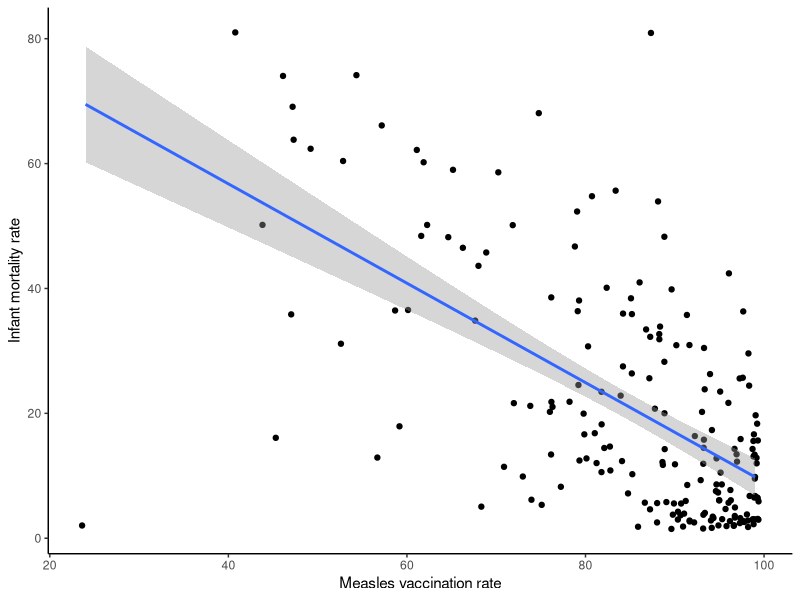
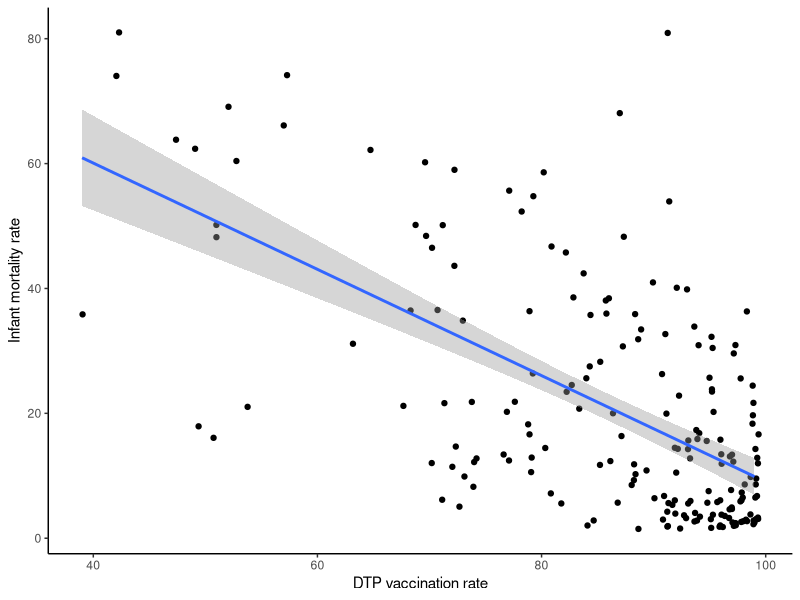
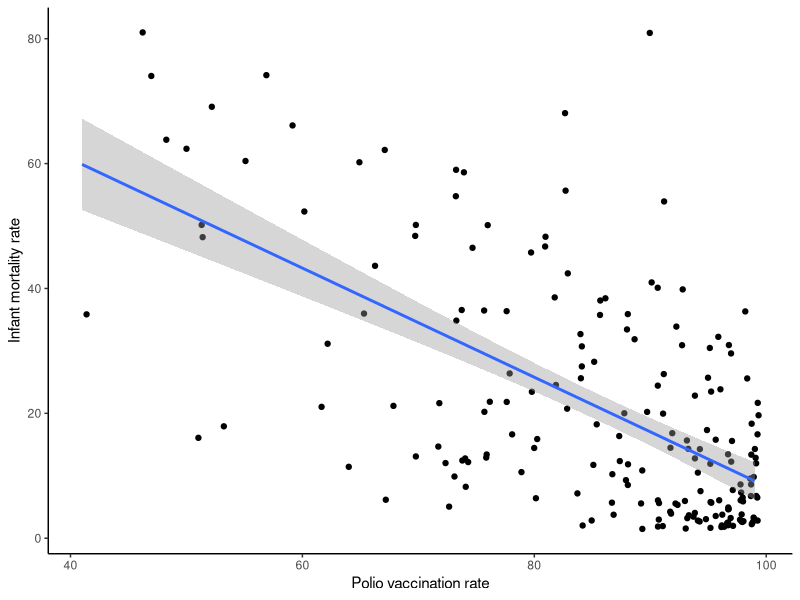
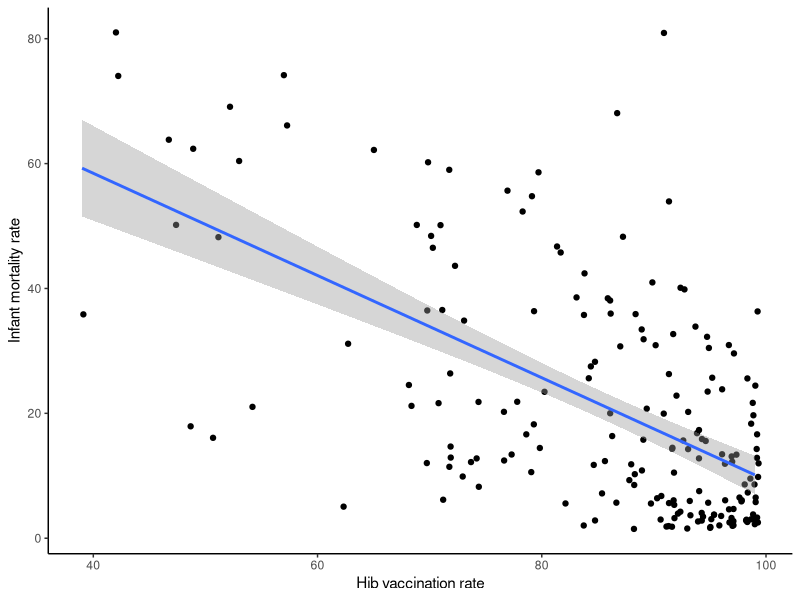
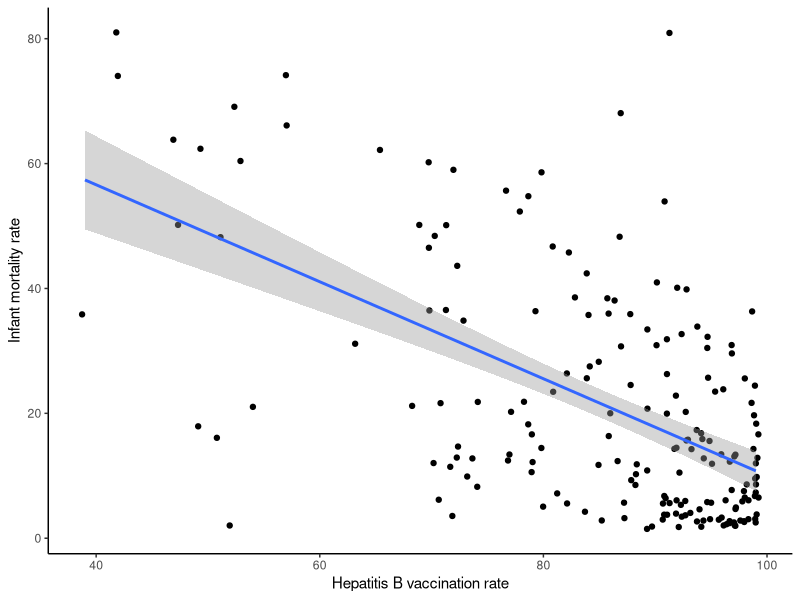
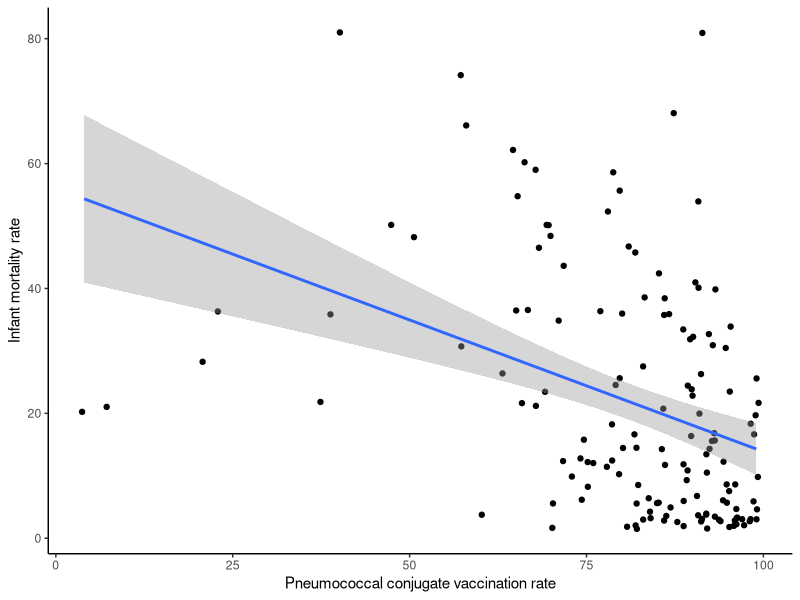
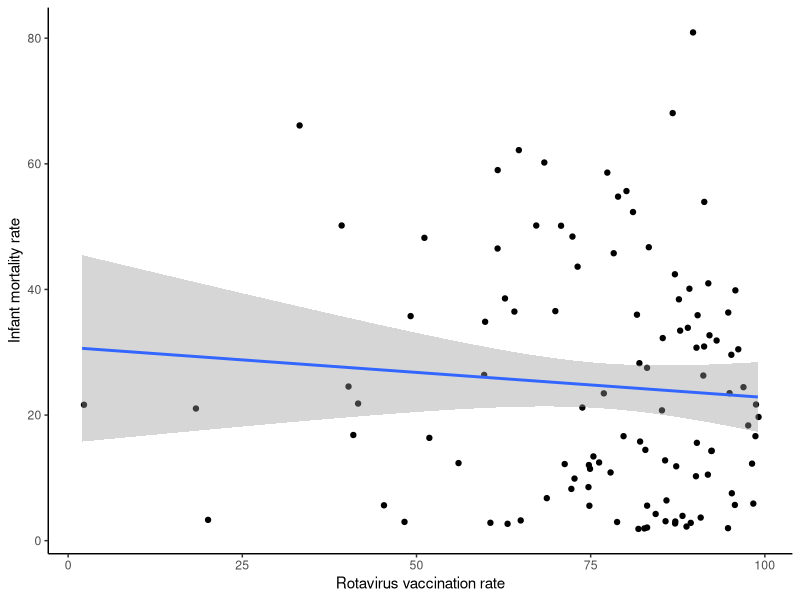
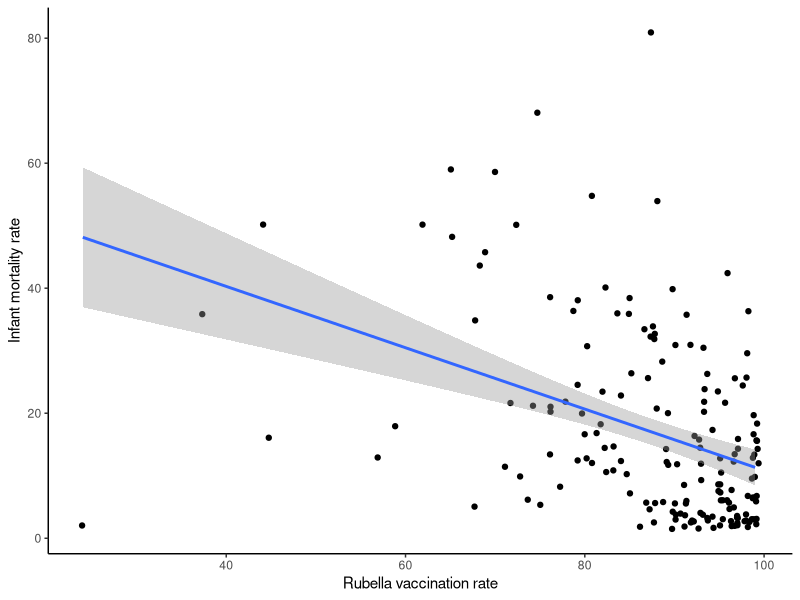

Recreate these plots in R, in order.
library(tidyverse)
library(cowplot)

df = read_tsv("../data/Unicef_vaccination_doses_2019.txt")

# this includes several rows that are about continents like 'Africa' or other stuff like "Australia and New Zealand"
#and I'm ONLY interested in the country stuff

non_countries = c("Africa", "Americas", "Australia and New Zealand", "Central Asia", "Central and Southern Asia",
                 "East Asia and Pacific", "Eastern Asia", "Eastern Europe and Central Asia",
                 "Eastern Mediterranean", "Eastern and South-Eastern Asia", "Eastern and Southern Africa", "Europe",
                 "Europe and Central Asia", "Europe and Northern America", "Landlocked developing countries (LLDCs)",
                 "Latin America & the Caribbean", "Latin America and Caribbean", "Least developed countries (LDCs)",
                 "Middle East and North Africa", "North America", "Northern Africa", "Northern Africa and Western Asia",
                 "Oceania", "Oceania excluding Australia and New Zealand", "Small Island Developing States (SIDS)",
                 "South Asia", "South-Eastern Asia", "Southeast Asia", "Southern Asia",
                 "UNICEF reporting regions - Global", "West and Central Africa", "Western Asia", "Western Europe",
                 "Western Pacific", "World", "World Bank (high income)", "World Bank (low income)",
                 "World Bank (lower middle income)", "World Bank (upper middle income)",
                 "World Health Organisation regions - Global", "sub-Saharan Africa")

# select for infant mortality data 
IMR_df = df %>% filter(Indicator == "Infant mortality rate" & Sex == "Total") 
# remove non-countries 
for (i in 1:length(non_countries)) {
  area = non_countries[i]
  IMR_df = IMR_df[IMR_df$`Geographic area` != area,]
}

#select for child mortality data 
CMR_df = df %>% filter(Indicator == "Child mortality rate (aged 1-4 years)" & Sex == "Total")
for (i in 1:length(non_countries)) {
  area = non_countries[i]
  CMR_df = CMR_df[CMR_df$`Geographic area` != area,]
}

# MMR 
mmr_str = "Percentage of surviving infants who received the first dose of measles-containing vaccine"
mmr_df = df %>% filter(Indicator == mmr_str)
for (i in 1:length(non_countries)) {
  area = non_countries[i]
  mmr_df = mmr_df[mmr_df$`Geographic area` != area,]
}

# DTP
dtp_str = "Percentage of surviving infants who received the third dose of DTP-containing vaccine"
dtp_df = df %>% filter(Indicator == dtp_str)
for (i in 1:length(non_countries)) {
  area = non_countries[i]
  dtp_df = dtp_df[dtp_df$`Geographic area` != area,]
}

# Polio
polio_str = "Percentage of surviving infants who received the third dose of inactivated polio-containing vaccine"
polio_df = df %>% filter(Indicator == polio_str)
for (i in 1:length(non_countries)) {
  area = non_countries[i]
  polio_df = polio_df[polio_df$`Geographic area` != area,]
}

# HIB
hib_str = "Percentage of surviving infants who received the third dose of Hib-containing vaccine"
hib_df = df %>% filter(Indicator == hib_str)
for (i in 1:length(non_countries)) {
  area = non_countries[i]
  hib_df = hib_df[hib_df$`Geographic area` != area,]
}

# HEP B
hepb_str = "Percentage of surviving infants who received the third dose of hep B-containing vaccine"
hepb_df = df %>% filter(Indicator == hepb_str)
for (i in 1:length(non_countries)) {
  area = non_countries[i]
  hepb_df = hepb_df[hepb_df$`Geographic area` != area,]
}

# PCV 
pcv_str = "Percentage of surviving infants who received the third dose of pneumococcal conjugate-containing vaccine (PCV)"
pcv_df = df %>% filter(Indicator == pcv_str)
for (i in 1:length(non_countries)) {
  area = non_countries[i]
  pcv_df = pcv_df[pcv_df$`Geographic area` != area,]
}

# Rotavirus 
rota_str = "Percentage of surviving infants who received the last dose of rotavirus-containing vaccine (2nd or 3rd dose depending on vaccine used)"
rota_df = df %>% filter(Indicator == rota_str)
for (i in 1:length(non_countries)) {
  area = non_countries[i]
  rota_df = rota_df[rota_df$`Geographic area` != area,]
}

# TB 
tb_str = "Percentage of live births who received bacille Calmette-Guerin (vaccine against tuberculosis)"
tb_df = df %>% filter(Indicator == tb_str)
for (i in 1:length(non_countries)) {
  area = non_countries[i]
  tb_df = tb_df[tb_df$`Geographic area` != area,]
}

# Rubella
rubella_str = "Percentage of surviving infants who received the first dose of rubella-containing vaccine"
rubella_df = df %>% filter(Indicator == rubella_str)
for (i in 1:length(non_countries)) {
  area = non_countries[i]
  rubella_df = rubella_df[rubella_df$`Geographic area` != area,]
}


# Downsample and rename 
imr_slim = IMR_df %>% select(`Geographic area`, OBS_VALUE)
imr_slim = imr_slim %>% rename("IMR" = OBS_VALUE)

mmr_slim = mmr_df %>% select(`Geographic area`, OBS_VALUE)
mmr_slim = mmr_slim %>% rename("measles" = OBS_VALUE)

dtp_slim = dtp_df %>% select(`Geographic area`, OBS_VALUE)
dtp_slim = dtp_slim %>% rename("dtp" = OBS_VALUE)

polio_slim = polio_df %>% select(`Geographic area`, OBS_VALUE)
polio_slim = polio_slim %>% rename("polio" = OBS_VALUE)

hib_slim = hib_df %>% select(`Geographic area`, OBS_VALUE) 
hib_slim = hib_slim %>% rename("hib" = OBS_VALUE)

hepb_slim = hepb_df %>% select(`Geographic area`, OBS_VALUE) 
hepb_slim = hepb_slim %>% rename("hepb" = OBS_VALUE)

pcv_slim = pcv_df %>% select(`Geographic area`, OBS_VALUE)
pcv_slim = pcv_slim %>% rename("pcv" = OBS_VALUE)

rota_slim = rota_df %>% select(`Geographic area`, OBS_VALUE)
rota_slim = rota_slim %>% rename("rotavirus" = OBS_VALUE)

rubella_slim = rubella_df %>% select(`Geographic area`, OBS_VALUE)
rubella_slim = rubella_slim %>% rename("rubella" = OBS_VALUE)

tb_slim = tb_df %>% select(`Geographic area`, OBS_VALUE)
tb_slim = tb_slim %>% rename("tb" = OBS_VALUE)


imr_mmr = left_join(mmr_slim, imr_slim, by = c("Geographic area" = "Geographic area"))

imr_mmr_plot = ggplot(data = imr_mmr, aes(x = measles, y = IMR)) + 
  geom_jitter() + 
  theme_classic() + 
  geom_smooth(method = 'lm') + 
  labs(x = "Measles vaccination rate", y = "Infant mortality rate")
print(imr_mmr_plot)

imr_dtp = left_join(dtp_slim, imr_slim, by = c("Geographic area" = "Geographic area"))

imr_dtp_plot = ggplot(data = imr_dtp, aes(x = dtp, y = IMR)) + 
  geom_jitter() + 
  theme_classic() + 
  geom_smooth(method = 'lm') + 
  labs(x = "DTP vaccination rate", y = "Infant mortality rate")
print(imr_dtp_plot)

imr_polio = left_join(polio_slim, imr_slim, by = c("Geographic area" = "Geographic area"))

imr_polio_plot = ggplot(data = imr_polio, aes(x = polio, y = IMR)) + 
  geom_jitter() + 
  theme_classic() + 
  geom_smooth(method = 'lm') + 
  labs(x = "Polio vaccination rate", y = "Infant mortality rate")
print(imr_polio_plot)

imr_hib = left_join(hib_slim, imr_slim, by =c("Geographic area" = "Geographic area"))

imr_hib_plot = ggplot(data = imr_hib, aes(x = hib, y = IMR)) + 
  geom_jitter() + 
  theme_classic() + 
  geom_smooth(method = 'lm') + 
  labs(x = "Hib vaccination rate", y = "Infant mortality rate")
print(imr_hib_plot)

imr_hepb = left_join(hepb_slim, imr_slim, by = c("Geographic area" = "Geographic area"))

imr_hepb_plot = ggplot(data = imr_hepb, aes(x = hepb, y = IMR)) + 
  geom_jitter() + 
  theme_classic() + 
  geom_smooth(method = 'lm') + 
  labs(x = "Hepatitis B vaccination rate", y = "Infant mortality rate")
print(imr_hepb_plot)

imr_pcv = left_join(pcv_slim, imr_slim, by = c("Geographic area" = "Geographic area"))

imr_pcv_plot = ggplot(data = imr_pcv, aes(x = pcv, y = IMR)) + 
  geom_jitter() + 
  theme_classic() + 
  geom_smooth(method = 'lm') + 
  labs(x = "Pneumococcal conjugate vaccination rate", y = "Infant mortality rate")
print(imr_pcv_plot)

imr_rota = left_join(rota_slim, imr_slim, by = c("Geographic area" = "Geographic area")) 

imr_rota_plot = ggplot(data = imr_rota, aes(x = rotavirus, y = IMR)) + 
  geom_jitter() + 
  theme_classic() + 
  geom_smooth(method = 'lm') + 
  labs(x = "Rotavirus vaccination rate", y = "Infant mortality rate")
print(imr_rota_plot)

imr_rubella = left_join(rubella_slim, imr_slim, by = c("Geographic area" = "Geographic area")) 

imr_rubella_plot = ggplot(data = imr_rubella, aes(x = rubella, y = IMR)) + 
  geom_jitter() + 
  theme_classic() + 
  geom_smooth(method = 'lm') + 
  labs(x = "Rubella vaccination rate", y = "Infant mortality rate")
print(imr_rubella_plot)

imr_tb = left_join(tb_slim, imr_slim, by = c("Geographic area" = "Geographic area")) 

imr_tb_plot = ggplot(data = imr_tb, aes(x = tb, y = IMR)) + 
  geom_jitter() + 
  theme_classic() + 
  geom_smooth(method = 'lm') + 
  labs(x = "Tuberculosis vaccination rate", y = "Infant mortality rate")
print(imr_tb_plot)

plot_grid(imr_dtp_plot, imr_hib_plot, imr_hepb_plot, imr_polio_plot, imr_rota_plot, imr_tb_plot, imr_pcv_plot, 
          imr_mmr_plot, labels = "AUTO")

grid = plot_grid(imr_dtp_plot, imr_hib_plot, imr_hepb_plot, imr_polio_plot, 
                 imr_rubella_plot, imr_rota_plot, imr_tb_plot, imr_pcv_plot, 
                 imr_mmr_plot)

